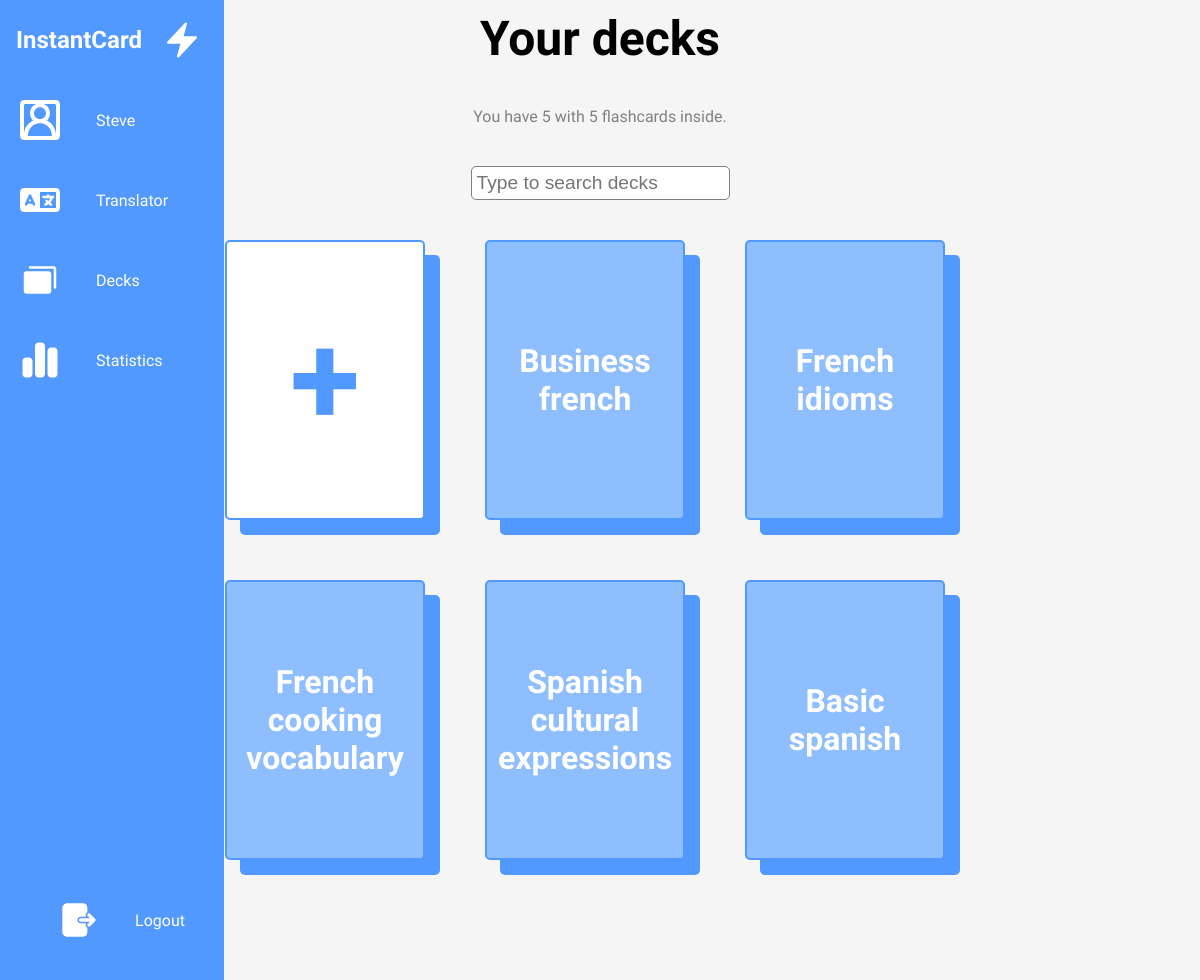
Before: /decks/ (signed in) with the older database file.
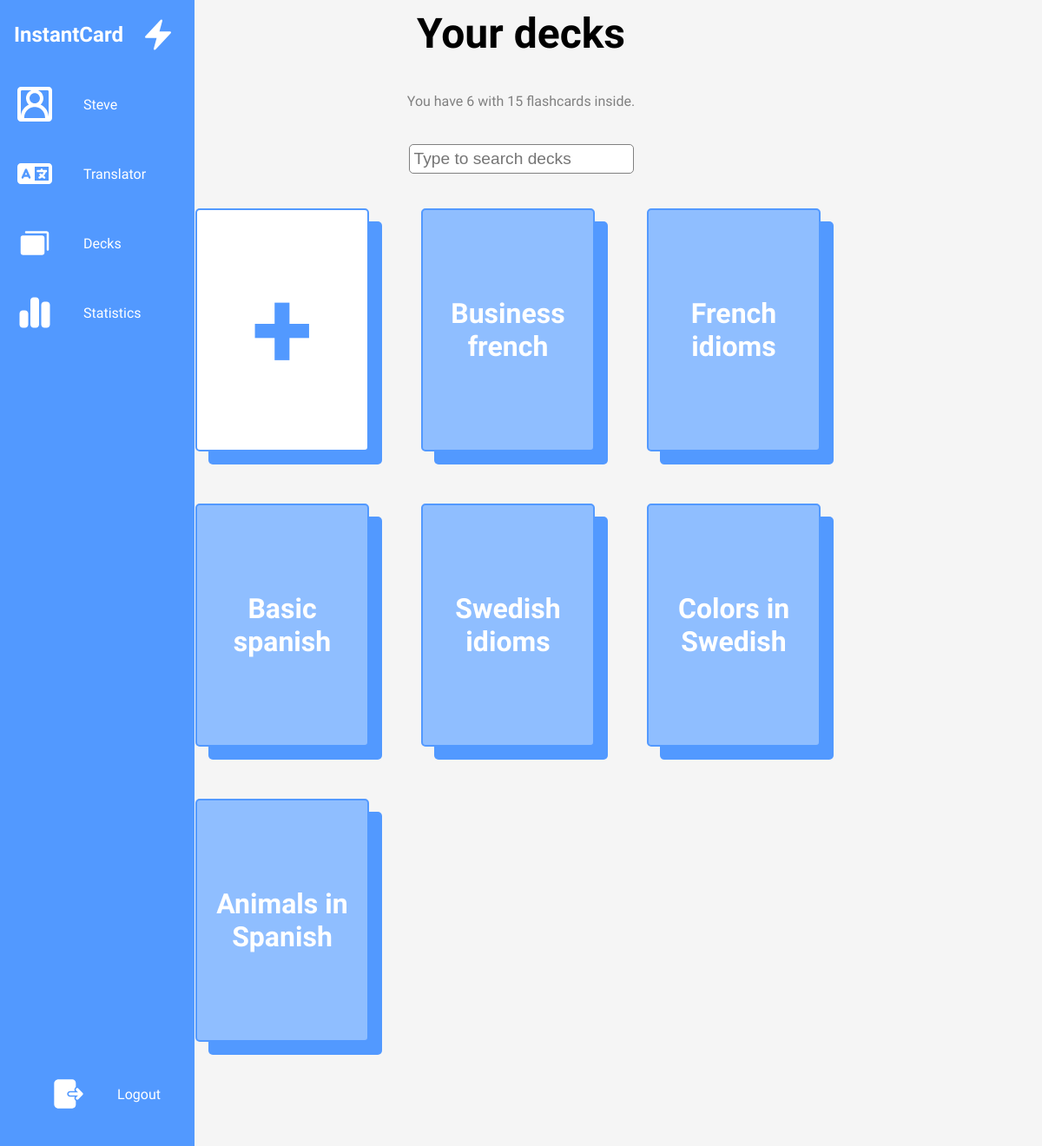
After: the same page with the newer database file.
### mainapp/models.py (models this page shows, shortened)
class Deck(models.Model):
    name = models.CharField(max_length=140)
    user = models.ForeignKey(User,related_name="decks",on_delete=models.CASCADE)
    description = models.CharField(max_length=300, blank=True, null=True)

### mainapp/views.py (the view)
# urls.py: urlpatterns = [path("", views.landing_page, name="landing_page"),path("translator/", views.translator, name="translator"), path("review/", views.review, name="review"), path("users/<str:user_username>
@login_required
def decks(request):
    user = request.user
    if request.method == "POST":
            new_deck_form = NewDeck(request.POST)
            if new_deck_form.is_valid():
                new_deck = new_deck_form.save(commit=False)
                new_deck.created_by = request.user
                new_deck.user = request.user
                new_deck.save()
                new_deck_form= NewDeck()
    else:
        if request.headers.get("x-requested-with") == "XMLHttpRequest":
            search_text = request.GET.get("search_text")
            filtered_decks = Deck.objects.filter(user=user, name__icontains=search_text)
            filtered_decks_names = []
            for deck in filtered_decks:
                filtered_decks_names.append(deck.name)
            return JsonResponse({"filtered_decks":filtered_decks_names})
        else:
            new_deck_form= NewDeck()
    return render(request, "mainapp/decks.html", {"user":user, "new_deck_form":new_deck_form,})

### mainapp/forms.py
class NewDeck(forms.ModelForm):
    def __init__(self, *args, **kwargs):
        super().__init__(*args, **kwargs)
        self.fields["description"].widget = forms.Textarea(attrs={'cols':70,'rows':8})
    class Meta:
        model = Deck
        fields = ["name", "description"]

### mainapp/templates/mainapp/decks.html (shortened to what this page needs)
{% extends "mainapp/user_profile.html" %}
{% load static %}
{% load widget_tweaks %}
{% block content %}
<main class="decks-main center">
    <h1>Your decks</h1>
    <p class="subtext">You have {{user.decks.all.count}} with {{user.flashcards.all.count}} flashcards inside.</p>
    <form id="deck-searchbar">
        <input type="text" id="decks-searchbar" placeholder="Type to search decks">
    </form>
    <div class="big-decks-container">
        <button id="add-deck-button" class="dark-deck center">+</button>
        {% for deck in user.decks.all %}
        {% if deck.name %}
        <a href="{% url 'mainapp:deck_details'%}?deck_name={{deck.name}}" class="dark-deck center">{{deck.name}}</a>
        {% endif %}
        {% endfor %}
    </div>
</main>
{% endblock content %}

### mainapp/templates/mainapp/user_profile.html (shortened to what this page needs)
{% load static %}
<!DOCTYPE html>
<html lang="en">
<head>
    <link rel="stylesheet" href="{% static 'styles.css' %}">
</head>
<body>
    <nav class="navbar">
        <ul>
            <li class="logo">
                <a href="#" class="nav-link1">
                    <svg xmlns="http://www.w3.org/2000/svg" width="42px"
                    height="42px" fill="currentColor" viewBox="0 0 24 24" stroke-width="1.5" stroke="currentColor" class="w-6 h-6">
      <path stroke-linecap="round" stroke-linejoin="round" d="m3.75 13.5 10.5-11.25L12 10.5h8.25L9.75 21.75 12 13.5H3.75Z" />
    </svg>
                </a>
            </li>
            <li class="nav-item">
                <a href="{% url 'mainapp:user_profile' user.username %}" class="nav-link">
                </a>
            </li>
            <li class="nav-item">
                <a href="{% url 'mainapp:translator' %}" class="nav-link">
                </a>
            </li>
            <li class="nav-item">
                <a href="{% url 'mainapp:decks' %}" class="nav-link">
                </a>
            </li>
            <li class="nav-item">
                <a href="{% url 'mainapp:hello_visitor' %}" class="nav-link">
                </a>
            </li>
            <li class="nav-item center" id="themeButton">
                <a href="{% url 'users:logout' %}" class="nav-link1">
                </a>
            </li>
        </ul>
    </nav>
    {% block content %}{% endblock content %}
</body>
</html>

### mainapp/static/styles.css (style rules this page uses)
:root { --MAIN-BLUE: #5299ff; --LIGHT-BLUE: #8fbeff; --MAIN-RED: #ff5252; --SECOND-RED: #c30000; --MAIN-GREEN: #3ad949; --LIGHTER-BLACK: #575757; --DECK-BLUE: #A3F6FE; --DECK-BLUE-2: #A3CAFE; --DECK-RED: #FEA3A3; --DECK-YELLOW: #FEE5A3; --DECK-YELLOW-2: #FEFBA3; --DECK-GREEN: #1a9f17; --DECK-GREEN-2: #A3FEA3; --DECK-ORANGE: #FEC7A3; --DECK-PURPLE: #BAA3FE; --DECK-PINK: #D7A3FE; --DECK-PINK-2: #FDA3FE; --DECK-AQUA: #A3FEDD; --MAIN-FONT: Gabarito; --PAGE-WIDTH: 1400px; }
* { margin: 0; padding: 0; box-sizing: border-box; }
html { scroll-behavior: smooth; }
body { background-color: whitesmoke; justify-content: space-between; flex-direction: column; min-height: 100vh; display: flex; align-items: center; font-family: var(--MAIN-FONT); }
main { flex-direction: column; }
.center { display: flex; justify-content: center; align-items: center; text-align: center; }
.subtext { color: grey; }
a { text-decoration: none; color: black; transition: all 0.1s ease; }
button { background-color: transparent; border: none; cursor: pointer; font-family: var(--MAIN-FONT); }
h1 { font-family: var(--MAIN-FONT); font-size: 3rem; }
main { flex-direction: column; min-width: 100%; }
.navbar { width: 100vw; height: 5rem; position: fixed; bottom: 0; left: 0; background-color: var(--MAIN-BLUE); z-index: 3; transition: all 300ms linear; }
.navbar ul { list-style: none; display: flex; flex-direction: row; align-items: center; height: 100%; }
.navbar ul li { width: 100%; transition: width 200ms ease-in-out; }
.logo { display: none; }
.navbar a { display: flex; align-items: center; height: 5rem; background-color: var(--MAIN-BLUE); color: white; }
.nav-link svg, .nav-link1 svg { margin: 0 15px; width: 40px; min-width: 40px; }
.decks-main { gap: 20px; margin-top: 10px; }
.decks-main form { min-width: 300px; }
#decks-searchbar, #cards-searchbar { border-radius: 5px; font-size: 1.2em; padding: 5px; border: 1px solid gray; }
.decks-container, .big-decks-container { display: grid; grid-template-columns: repeat(3, 1fr); gap: 20px; margin-bottom: 30px; }
.big-decks-container button { background-color: white; color: var(--MAIN-BLUE); font-size: 75px; }
.decks-container button, .dark-deck, .light-deck { width: 100px; height: 140px; border: 2px solid var(--MAIN-BLUE); border-radius: 5px; font-weight: bold; overflow: auto; padding: 0 10px; box-shadow: 10px 10px var(--MAIN-BLUE); }
.dark-deck { background-color: var(--LIGHT-BLUE); color: white; }
form { display: flex; flex-direction: column; align-items: center; }
@media screen and (min-width:1000px) { .nav-link svg, .nav-link1 svg { margin: 0 20px; } }
@media screen and (min-width:1000px) { .decks-main { gap: 40px; } }
@media screen and (min-width:1000px) { .decks-container, .big-decks-container { grid-template-columns: repeat(3, 1fr); margin-right: 30px; } }
@media screen and (min-width:1000px) { .big-decks-container { gap: 60px; margin-bottom: 120px; } }
@media screen and (min-width:1000px) { .navbar { width: 5rem; min-height: 100%; bottom: none; flex-direction: column; } }
@media screen and (min-width:1000px) { .navbar ul { flex-direction: column; } }
@media screen and (min-width:1000px) { .navbar ul li { justify-content: flex-start; } }
@media screen and (min-width:1000px) { .logo { display: block; } }
@media screen and (min-width:1000px) { .navbar ul li:last-child { margin-top: auto; justify-content: center; margin-bottom: 20px; } }
@media screen and (min-width:1000px) { .dark-deck, .decks-container button, .big-decks-container button { width: 200px; height: 280px; box-shadow: 15px 15px var(--MAIN-BLUE); } }
@media screen and (min-width:1000px) { .dark-deck { font-size: 2em; } }
@media screen and (min-width:1000px) { .decks-container button, .big-decks-container button { font-size: 8em; } }

Changed rows visible on the page:
removed Deck: name "French cooking vocabulary"
removed Deck: name "Spanish cultural expressions"
added Deck: name "Swedish idioms"
added Deck: name "Colors in Swedish"
added Deck: name "Animals in Spanish"
Other visible differences:
{{ user.decks.all.count }}: "5" → "6"
{{ user.flashcards.all.count }}: "5" → "15"
